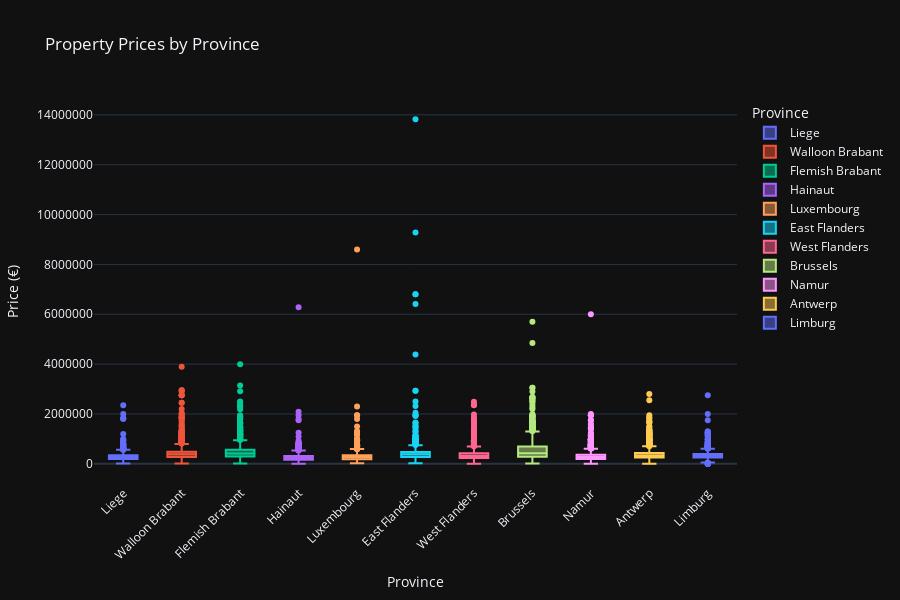

The notebook cell this image was saved under:
### Markdown cell above
## Visualization

### Code cell
import plotly.express as px

print("="*70)
print("📊 BOX PLOT: Price Distribution by Province")
print("="*70)

# Remove missing prices and provinces
df_plot = df[df['Price'].notna() & df['province'].notna()].copy()

# Create interactive box plot
fig = px.box(
    df_plot, 
    x='province', 
    y='Price',
    title='Property Prices by Province',
    labels={'Price': 'Price (€)', 'province': 'Province', 'type': 'Property type'},
    color='province',  # Different color for each province
    hover_data=['Price','type']  # Show price on hover
)

# Customize layout
fig.update_layout(
    height=600,
    xaxis_tickangle=-45,  # Rotate labels
    showlegend=True,
    font=dict(size=12)
)

# Format y-axis as currency
fig.update_yaxes(tickformat='€,.0f')

fig.show()

print(f"\n✓ Displaying {len(df_plot)} properties across {df_plot['province'].nunique()} provinces")

### Figure 1 — Plotly figure (JSON) as saved in the notebook; plotly's stock layout.template omitted (floating-point values rounded to 4 significant figures; data arrays with more than 128 entries replaced by an {"elided": "..."} marker saying what was removed)
{"data": [{"alignmentgroup": "True", "customdata": {"elided": "1117x1 str values"}, "hovertemplate": "Province=%{x}<br>Price (€)=%{y}<br>Property type=%{customdata[0]}<extra></extra>", "legendgroup": "Liege", "marker": {"color": "#636efa"}, "name": "Liege", "notched": false, "offsetgroup": "Liege", "orientation": "v", "showlegend": true, "x": {"elided": "1117 str values"}, "x0": " ", "xaxis": "x", "y": {"elided": "1117 float values"}, "y0": " ", "yaxis": "y", "type": "box"}, {"alignmentgroup": "True", "customdata": {"elided": "1609x1 str values"}, "hovertemplate": "Province=%{x}<br>Price (€)=%{y}<br>Property type=%{customdata[0]}<extra></extra>", "legendgroup": "Walloon Brabant", "marker": {"color": "#EF553B"}, "name": "Walloon Brabant", "notched": false, "offsetgroup": "Walloon Brabant", "orientation": "v", "showlegend": true, "x": {"elided": "1609 str values"}, "x0": " ", "xaxis": "x", "y": {"elided": "1609 float values"}, "y0": " ", "yaxis": "y", "type": "box"}, {"alignmentgroup": "True", "customdata": {"elided": "1239x1 str values"}, "hovertemplate": "Province=%{x}<br>Price (€)=%{y}<br>Property type=%{customdata[0]}<extra></extra>", "legendgroup": "Flemish Brabant", "marker": {"color": "#00cc96"}, "name": "Flemish Brabant", "notched": false, "offsetgroup": "Flemish Brabant", "orientation": "v", "showlegend": true, "x": {"elided": "1239 str values"}, "x0": " ", "xaxis": "x", "y": {"elided": "1239 float values"}, "y0": " ", "yaxis": "y", "type": "box"}, {"alignmentgroup": "True", "customdata": {"elided": "1443x1 str values"}, "hovertemplate": "Province=%{x}<br>Price (€)=%{y}<br>Property type=%{customdata[0]}<extra></extra>", "legendgroup": "Hainaut", "marker": {"color": "#ab63fa"}, "name": "Hainaut", "notched": false, "offsetgroup": "Hainaut", "orientation": "v", "showlegend": true, "x": {"elided": "1443 str values"}, "x0": " ", "xaxis": "x", "y": {"elided": "1443 float values"}, "y0": " ", "yaxis": "y", "type": "box"}, {"alignmentgroup": "True", "customdata": {"elided": "1313x1 str values"}, "hovertemplate": "Province=%{x}<br>Price (€)=%{y}<br>Property type=%{customdata[0]}<extra></extra>", "legendgroup": "Luxembourg", "marker": {"color": "#FFA15A"}, "name": "Luxembourg", "notched": false, "offsetgroup": "Luxembourg", "orientation": "v", "showlegend": true, "x": {"elided": "1313 str values"}, "x0": " ", "xaxis": "x", "y": {"elided": "1313 float values"}, "y0": " ", "yaxis": "y", "type": "box"}, {"alignmentgroup": "True", "customdata": {"elided": "1222x1 str values"}, "hovertemplate": "Province=%{x}<br>Price (€)=%{y}<br>Property type=%{customdata[0]}<extra></extra>", "legendgroup": "East Flanders", "marker": {"color": "#19d3f3"}, "name": "East Flanders", "notched": false, "offsetgroup": "East Flanders", "orientation": "v", "showlegend": true, "x": {"elided": "1222 str values"}, "x0": " ", "xaxis": "x", "y": {"elided": "1222 float values"}, "y0": " ", "yaxis": "y", "type": "box"}, {"alignmentgroup": "True", "customdata": {"elided": "1269x1 str values"}, "hovertemplate": "Province=%{x}<br>Price (€)=%{y}<br>Property type=%{customdata[0]}<extra></extra>", "legendgroup": "West Flanders", "marker": {"color": "#FF6692"}, "name": "West Flanders", "notched": false, "offsetgroup": "West Flanders", "orientation": "v", "showlegend": true, "x": {"elided": "1269 str values"}, "x0": " ", "xaxis": "x", "y": {"elided": "1269 float values"}, "y0": " ", "yaxis": "y", "type": "box"}, {"alignmentgroup": "True", "customdata": {"elided": "1435x1 str values"}, "hovertemplate": "Province=%{x}<br>Price (€)=%{y}<br>Property type=%{customdata[0]}<extra></extra>", "legendgroup": "Brussels", "marker": {"color": "#B6E880"}, "name": "Brussels", "notched": false, "offsetgroup": "Brussels", "orientation": "v", "showlegend": true, "x": {"elided": "1435 str values"}, "x0": " ", "xaxis": "x", "y": {"elided": "1435 float values"}, "y0": " ", "yaxis": "y", "type": "box"}, {"alignmentgroup": "True", "customdata": {"elided": "2233x1 str values"}, "hovertemplate": "Province=%{x}<br>Price (€)=%{y}<br>Property type=%{customdata[0]}<extra></extra>", "legendgroup": "Namur", "marker": {"color": "#FF97FF"}, "name": "Namur", "notched": false, "offsetgroup": "Namur", "orientation": "v", "showlegend": true, "x": {"elided": "2233 str values"}, "x0": " ", "xaxis": "x", "y": {"elided": "2233 float values"}, "y0": " ", "yaxis": "y", "type": "box"}, {"alignmentgroup": "True", "customdata": {"elided": "1394x1 str values"}, "hovertemplate": "Province=%{x}<br>Price (€)=%{y}<br>Property type=%{customdata[0]}<extra></extra>", "legendgroup": "Antwerp", "marker": {"color": "#FECB52"}, "name": "Antwerp", "notched": false, "offsetgroup": "Antwerp", "orientation": "v", "showlegend": true, "x": {"elided": "1394 str values"}, "x0": " ", "xaxis": "x", "y": {"elided": "1394 float values"}, "y0": " ", "yaxis": "y", "type": "box"}, {"alignmentgroup": "True", "customdata": {"elided": "1451x1 str values"}, "hovertemplate": "Province=%{x}<br>Price (€)=%{y}<br>Property type=%{customdata[0]}<extra></extra>", "legendgroup": "Limburg", "marker": {"color": "#636efa"}, "name": "Limburg", "notched": false, "offsetgroup": "Limburg", "orientation": "v", "showlegend": true, "x": {"elided": "1451 str values"}, "x0": " ", "xaxis": "x", "y": {"elided": "1451 float values"}, "y0": " ", "yaxis": "y", "type": "box"}], "layout": {"xaxis": {"anchor": "y", "domain": [0.0, 1.0], "title": {"text": "Province"}, "categoryorder": "array", "categoryarray": ["Liege", "Walloon Brabant", "Flemish Brabant", "Hainaut", "Luxembourg", "East Flanders", "West Flanders", "Brussels", "Namur", "Antwerp", "Limburg"], "tickangle": -45}, "yaxis": {"anchor": "x", "domain": [0.0, 1.0], "title": {"text": "Price (€)"}, "tickformat": "€,.0f"}, "legend": {"title": {"text": "Province"}, "tracegroupgap": 0}, "title": {"text": "Property Prices by Province"}, "boxmode": "overlay", "font": {"size": 12}, "height": 600, "showlegend": true}}
